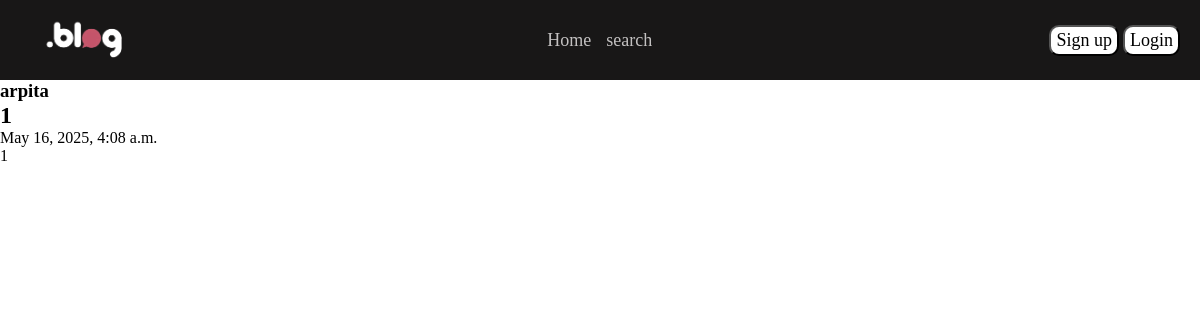
/blog-content/7/no, run on the app's committed database.
### basic/models.py (models this page shows, shortened)
class Blog(models.Model):
    title = models.CharField(max_length=100)
    content = models.TextField()
    is_published = models.BooleanField(default=False)
    created_at = models.DateTimeField(auto_now_add=True)
    like = models.IntegerField(default=0)
    user = models.ForeignKey(
        settings.AUTH_USER_MODEL,
        on_delete=models.CASCADE, # agar user delete hua to uske sarey blogs delete ho jayenge.
        default= None,
    )

### user/models.py (models this page shows)
class CustomUser(AbstractUser):
    email = models.EmailField(max_length=255,unique=True)

### basic/views.py (the view)
def blog_content_view(request, blog_id, confirm):
    data = Blog.objects.get(id=blog_id)
    print(data.user.username)
    is_logged_in = check_login_view(request)
    context = {
        "blog": data,
        "confirm": confirm,
        "is_logged_in" : is_logged_in
    }
    return render(request, 'basic/blogContent.html', context=context)

### user/views.py (called while the page is built)
def check_login_view(request):
    if request.user.is_authenticated:
        return True
    else:
        return False

### basic/templates/basic/blogContent.html (shortened to what this page needs)
{% extends "basic/base.html" %}
{% load static %}
{% block "styleSheet" %}
{{block.super}}
<link rel="stylesheet" href="{% static 'basic/css/blogContent.css' %}">
{% endblock "styleSheet" %}
{% block "mainContent" %}
<h3>{{blog.user.username}}</h3>
<div class="title-trash-div">
  <h2>{{blog.title}}</h2>
</div>
<span>{{blog.created_at}}</span>
<article>
  {{blog.content}}
</article>
{% endblock "mainContent" %}

### basic/static/basic/css/home.css (style rules this page uses)
* { margin: 0; padding: 0; box-sizing: border-box; }
html, body { width: 100dvw; height: 100dvh; overflow-x: hidden !important; }

### basic/static/basic/css/blogContent.css (style rules this page uses)
.title-trash-div { display: flex; gap: 40px; align-items: center; }

### data on the page
Blog: user.username "arpita", title "1", created_at "May 16, 2025, 4:08 a.m.", content "1"
